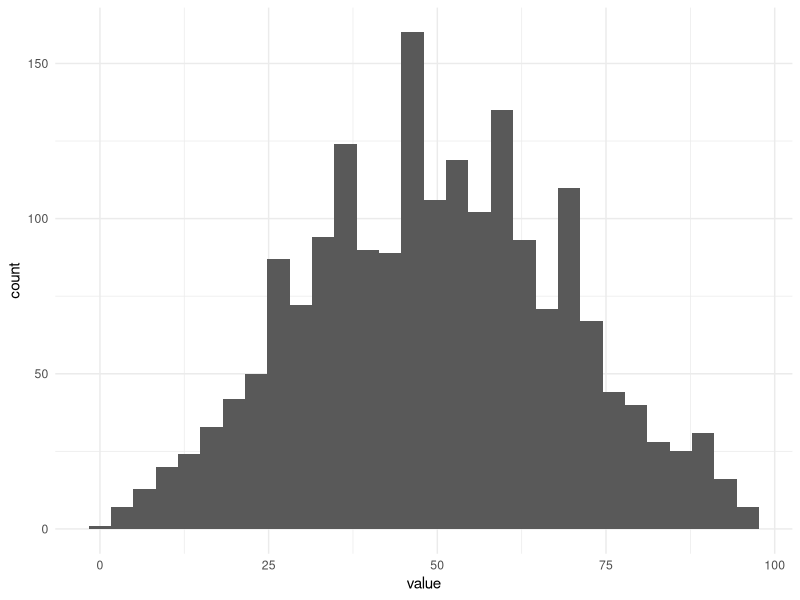
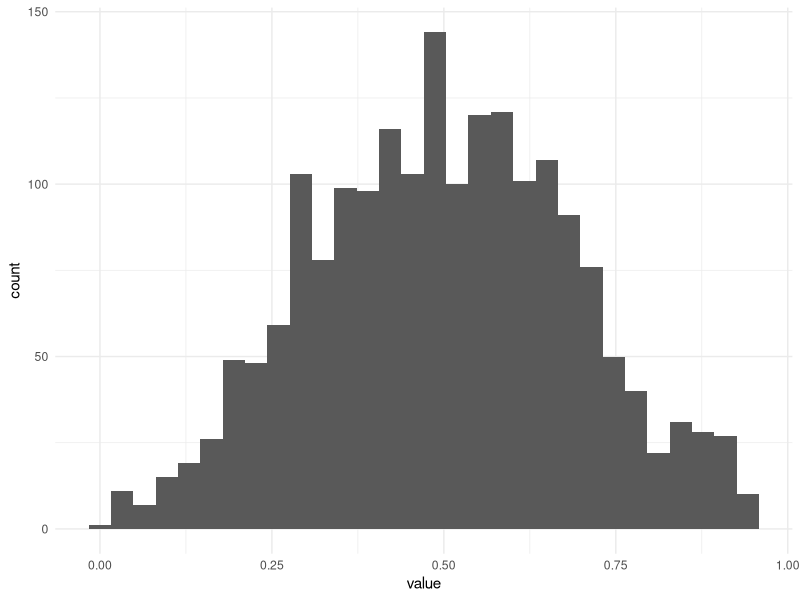
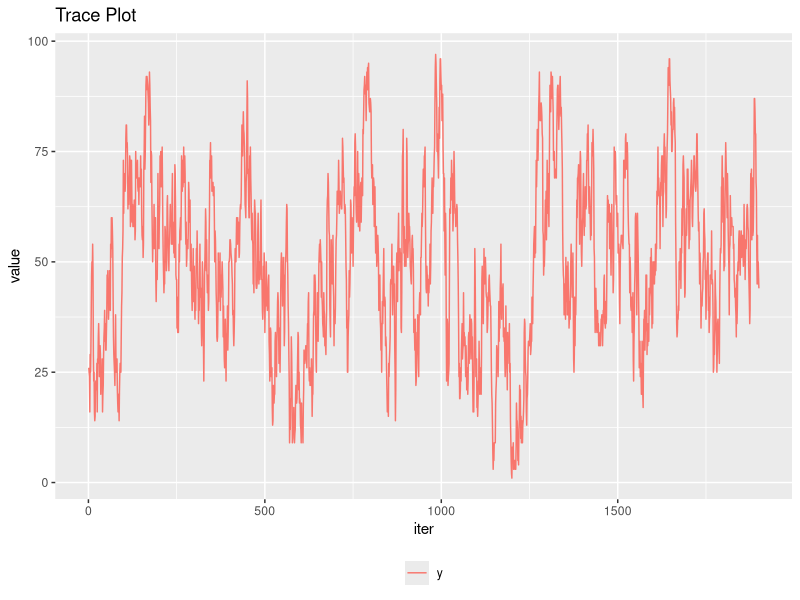
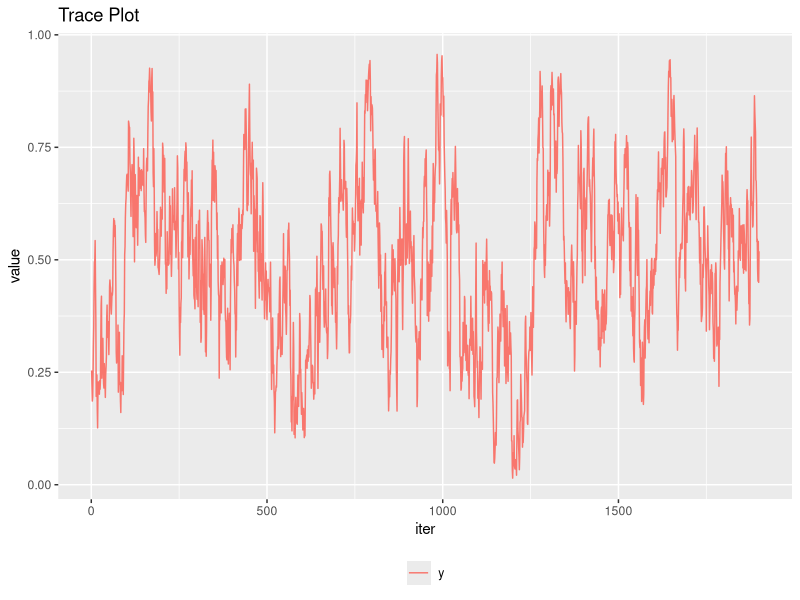
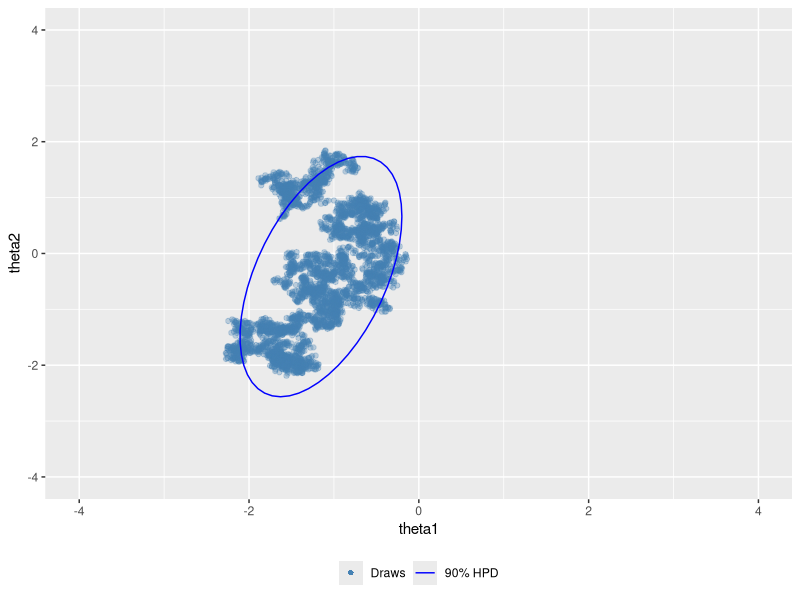
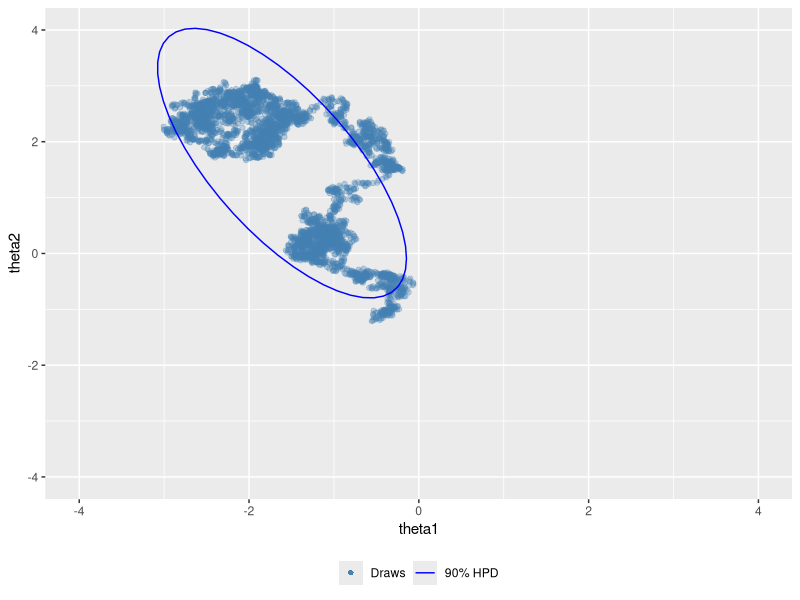
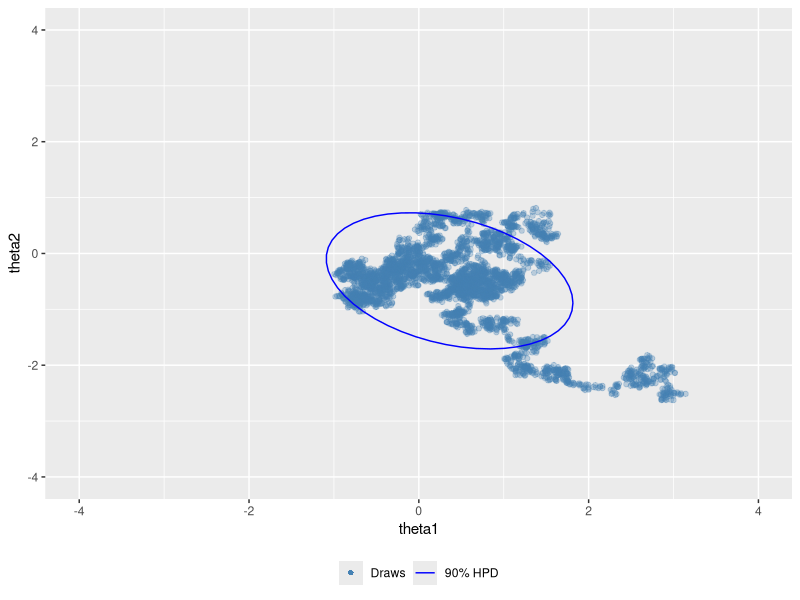
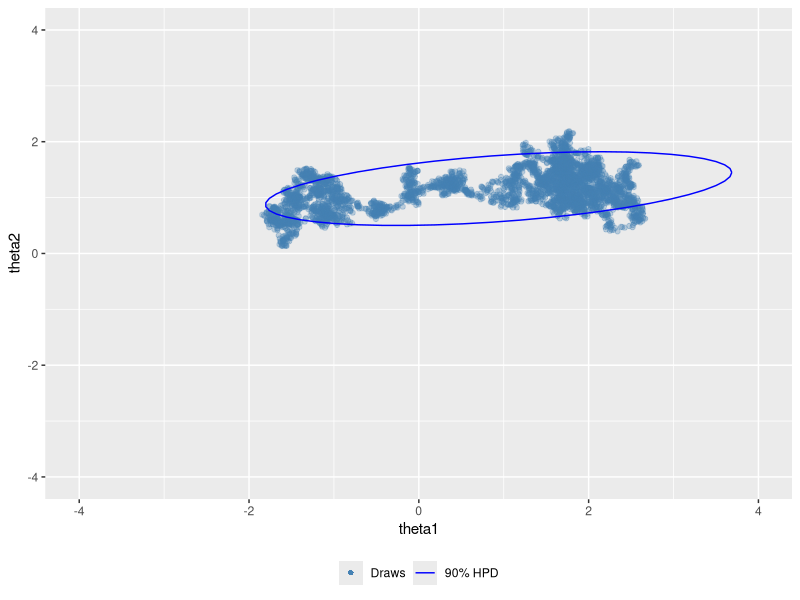

The R script that drew these images, in order:
# HW 5, Q1

rm(list = ls())

library(ggplot2)
library(MASS)
library(tidyverse)
library(mvtnorm)

# Parameters of the bivariate normal distribution
y1 = 0
y2 = 0
rho = 0.8
S = diag(2)
S[1,2] = rho
S[2,1] = rho

# Starting points
theta01 = -200
theta02 = 200

# Number of iterations
M = 5000

# We will have M draws of theta_1 and M draws of theta_2
# Set up placeholder matrix for the draws, with the first row as the starting point
draws = matrix(rep(0,2*M), ncol = 2)
draws[1,] = c(theta01, theta02)

# Loop to perform Gibbs Sampling
# Sample theta_2 first and then sample theta_1
for (t in 2:M){
  draws[t,2] = rnorm(1, mean=y2+rho*(draws[t-1,1]-y1),sd = sqrt(1-rho^2))
  draws[t,1] = rnorm(1, mean=y1+rho*(draws[t,2]-y2), sd = sqrt(1-rho^2))
  }

# First 100 draws
draws[1:100]

# On the 13th draw, theta1 and theta2 are within one sd of the mean of 0

################################################################################

#### HW5, Q2c
# Parameters of the beta posterior distribution
alpha = 2
beta = 2
n = 100

# Starting points
y1 = 1
theta01 = .5

# Number of iterations
M = 2000

# We will have M draws of y and theta
# Set up placeholder vector for the draws, with the first value as the starting point
ydraws = c(y1, rep(0,M-1))
thetadraws = c(theta01, rep(0,M-1))

# Loop to perform Gibbs Sampling
# Sample y first and then sample theta
for (i in 2:M){
  ydraws[i] = rbinom(1, size = n, prob = thetadraws[i-1])
  thetadraws[i] = rbeta(1, alpha + ydraws[i], beta + n - ydraws[i])
}
# examine draws
ydraws[1:100]
thetadraws[1:100]
# definitely need a burn-in

#### HW5, Q2d
burnin = 100

# create dfs for visualization and remove the burnin
ydrawsdf <- as_tibble(ydraws[-(1:burnin)])
thetadrawsdf <- as_tibble(thetadraws[-(1:burnin)])

# histogram of y draws minus the burn in 
ggplot(data = ydrawsdf,
       aes(x = value)) +
       geom_histogram() +
       theme_minimal()

# now theta
ggplot(data = thetadrawsdf,
       aes(x = value)) +
       geom_histogram() +
       theme_minimal()

# medians
median(ydraws[-(1:burnin)])
# 50
median(thetadraws[-(1:burnin)])
# 0.4988145

#### HW5, Q2e

# y trace plot
sb <- M-burnin
tracedatay = cbind.data.frame(rep(1:sb,times=1),c(ydrawsdf))
tracedatay$group=c(rep("y",sb))
colnames(tracedatay)=c("iter","value","group")

traceploty = ggplot(data = tracedatay) +
  geom_line(aes(iter, value, color = group)) +
  labs(title = 'Trace Plot') +
  scale_color_discrete(labels = c('y')) +
  theme(legend.position = 'bottom', legend.title = element_blank())

traceploty 

# theta trace plot
tracedatatheta = cbind.data.frame(rep(1:sb,times=1),c(thetadrawsdf))
tracedatatheta$group=c(rep("theta",sb))
colnames(tracedatatheta)=c("iter","value","group")

traceplottheta = ggplot(data = tracedatatheta) +
  geom_line(aes(iter, value, color = group)) +
  labs(title = 'Trace Plot') +
  scale_color_discrete(labels = c('y')) +
  theme(legend.position = 'bottom', legend.title = element_blank())

traceplottheta

################################################################################

#### HW5 Q3

# parameters
alpha = 2
beta = 2
lam = 5
# Starting points
y1 = 1
theta01 = .5
n1 = 10

# Number of iterations
M = 10000
burnin = 1000

# We will have M draws of y and theta and n
# Set up placeholder vector for the draws, with the first value as the starting point
ydraws = c(y1, rep(0,M-1))
thetadraws = c(theta01, rep(0,M-1))
ndraws = c(n1, rep(0,M-1))

# Loop to perform Gibbs Sampling
# Sample y first and then sample theta then n
for (i in 2:M){
  ydraws[i] = rbinom(1, size = n, prob = thetadraws[i-1])
  thetadraws[i] = rbeta(1, alpha + ydraws[i], beta + n - ydraws[i])
  ndraws[i] = rpois(1, lambda = lam*(1-thetadraws[i]))
}

# medians
median(ydraws[-(1:burnin)])
# 59
median(thetadraws[-(1:burnin)])
# 0.5934336
median(ndraws[-(1:burnin)])
# 2

################################################################################

#### HW5 Q4
# Parameters of the bivariate normal target distribution
y1 = 0
y2 = 0
S = diag(2)

scale = sqrt(0.001)
prop_sigma = (scale)^2*diag(2)

# Starting points
theta01 = -2.5
theta02 = 2.5

# Four chains
theta0 = c(c(-2.5,-2.5),c(-2.5,2.5),c(2.5,-2.5),c(2.5,2.5))

# Number of iterations
M = 5000

# We will have M draws of theta_1 and M draws of theta_2
# Set up placeholder matrix for the draws, with the first row as the starting point across four chains
draws = matrix(rep(0,8*M), ncol = 8)
draws[1,] = theta0

# Simple loop to perform Metropolis algorithm across four chains 
for (t in 2:M){
  prop1 = mvrnorm(1, mu = draws[t-1,1:2], Sigma=prop_sigma)
  u = runif(1, min = 0, max = 1)
  r = dmvnorm(x = prop1, mean = c(0,0), sigma = S)/dmvnorm(x = draws[t-1,1:2], mean = c(0,0), sigma = S)
  
  if(u<min(r,1)){
    draws[t,1:2] = prop1
  } else{ 
    draws[t,1:2] = draws[t-1,1:2]
  }
  
  prop2 = mvrnorm(1, mu = draws[t-1,3:4], Sigma=prop_sigma)
  u = runif(1, min = 0, max = 1)
  r = dmvnorm(x = prop2, mean = c(0,0), sigma = S)/dmvnorm(x = draws[t-1,3:4], mean = c(0,0), sigma = S)
  
  if(u<min(r,1)){
    draws[t,3:4] = prop2
  } else{ 
    draws[t,3:4] = draws[t-1,3:4]
  }
  
  prop3 = mvrnorm(1, mu = draws[t-1,5:6], Sigma=prop_sigma)
  u = runif(1, min = 0, max = 1)
  r = dmvnorm(x = prop3, mean = c(0,0), sigma = S)/dmvnorm(x = draws[t-1,5:6], mean = c(0,0), sigma = S)
  
  if(u<min(r,1)){
    draws[t,5:6] = prop3
  } else{ 
    draws[t,5:6] = draws[t-1,5:6]
  }
  
  prop4 = mvrnorm(1, mu = draws[t-1,7:8], Sigma=prop_sigma)
  u = runif(1, min = 0, max = 1)
  r = dmvnorm(x = prop4, mean = c(0,0), sigma = S)/dmvnorm(x = draws[t-1,7:8], mean = c(0,0), sigma = S)
  
  if(u<min(r,1)){
    draws[t,7:8] = prop4
  } else{ 
    draws[t,7:8] = draws[t-1,7:8]
  }
  
}    

burnin = 500
dfs=data.frame(th1=draws[(burnin+1):M,1],th2=draws[(burnin+1):M,2],th3=draws[(burnin+1):M,3],th4=draws[(burnin+1):M,4],th5=draws[(burnin+1):M,5],th6=draws[(burnin+1):M,6],th7=draws[(burnin+1):M,7],th8=draws[(burnin+1):M,8])

# Plot of M draws after burn-in of 500, Chain 1
labs2 <- c('Draws', '90% HPD')
c1 = ggplot() +
  geom_point(data = dfs,
             aes(th1, th2, color = '1'), alpha = 0.3) +
  stat_ellipse(data = dfs, aes(x = th1, y = th2, color = '2'), level = 0.9) +
  coord_cartesian(xlim = c(-4, 4), ylim = c(-4, 4)) +
  labs(x = 'theta1', y = 'theta2') +
  scale_color_manual(values = c('steelblue', 'blue'), labels = labs2) +
  guides(color = guide_legend(override.aes = list(
    shape = c(16, NA), linetype = c(0, 1), alpha = c(1, 1)))) +
  theme(legend.position = 'bottom', legend.title = element_blank())

c2 = ggplot() +
  geom_point(data = dfs,
             aes(th3, th4, color = '1'), alpha = 0.3) +
  stat_ellipse(data = dfs, aes(x = th3, y = th4, color = '2'), level = 0.9) +
  coord_cartesian(xlim = c(-4, 4), ylim = c(-4, 4)) +
  labs(x = 'theta1', y = 'theta2') +
  scale_color_manual(values = c('steelblue', 'blue'), labels = labs2) +
  guides(color = guide_legend(override.aes = list(
    shape = c(16, NA), linetype = c(0, 1), alpha = c(1, 1)))) +
  theme(legend.position = 'bottom', legend.title = element_blank())

c3 = ggplot() +
  geom_point(data = dfs,
             aes(th5, th6, color = '1'), alpha = 0.3) +
  stat_ellipse(data = dfs, aes(x = th5, y = th6, color = '2'), level = 0.9) +
  coord_cartesian(xlim = c(-4, 4), ylim = c(-4, 4)) +
  labs(x = 'theta1', y = 'theta2') +
  scale_color_manual(values = c('steelblue', 'blue'), labels = labs2) +
  guides(color = guide_legend(override.aes = list(
    shape = c(16, NA), linetype = c(0, 1), alpha = c(1, 1)))) +
  theme(legend.position = 'bottom', legend.title = element_blank())

c4 = ggplot() +
  geom_point(data = dfs,
             aes(th7, th8, color = '1'), alpha = 0.3) +
  stat_ellipse(data = dfs, aes(x = th7, y = th8, color = '2'), level = 0.9) +
  coord_cartesian(xlim = c(-4, 4), ylim = c(-4, 4)) +
  labs(x = 'theta1', y = 'theta2') +
  scale_color_manual(values = c('steelblue', 'blue'), labels = labs2) +
  guides(color = guide_legend(override.aes = list(
    shape = c(16, NA), linetype = c(0, 1), alpha = c(1, 1)))) +
  theme(legend.position = 'bottom', legend.title = element_blank())

c1
c2
c3
c4

# Trace plots: 4 chains per coefficients
sb <- M-burnin

tracedata_theta1=cbind.data.frame(rep(1:sb,times=2),c(dfs[,1],dfs[,3],dfs[,5],dfs[,7]))
tracedata_theta1$group=c(rep("th1_1",sb),rep("th1_2",sb),rep("th1_3",sb),rep("th1_4",sb))
colnames(tracedata_theta1)=c("iter","theta1","group")

tracedata_theta2=cbind.data.frame(rep(1:sb,times=2),c(dfs[,2],dfs[,4],dfs[,6],dfs[,8]))
tracedata_theta2$group=c(rep("th2_1",sb),rep("th2_2",sb),rep("th2_3",sb),rep("th2_4",sb))
colnames(tracedata_theta2)=c("iter","theta2","group")

traceplot_theta1 = ggplot(data = tracedata_theta1) +
  geom_line(aes(iter, theta1, color = group)) +
  labs(title = 'Trace Plot') +
  scale_color_discrete(labels = c('Chain1','Chain2','Chain3','Chain4')) +
  theme(legend.position = 'bottom', legend.title = element_blank())

traceplot_theta2 = ggplot(data = tracedata_theta2) +
  geom_line(aes(iter, theta2, color = group)) +
  labs(title = 'Trace Plot') +
  scale_color_discrete(labels = c('Chain1','Chain2','Chain3','Chain4')) +
  theme(legend.position = 'bottom', legend.title = element_blank())

# Show trace plots  
traceplot_theta1
traceplot_theta2

# for distribution i, there are very small jumps and the acceptance rate is high
# for theta 1 and theta 2.

# now re-do for scale = 10
scale = 10
prop_sigma = (scale)^2*diag(2)

# Starting points
theta01 = -2.5
theta02 = 2.5

# Four chains
theta0 = c(c(-2.5,-2.5),c(-2.5,2.5),c(2.5,-2.5),c(2.5,2.5))

# Number of iterations
M = 5000

# We will have M draws of theta_1 and M draws of theta_2
# Set up placeholder matrix for the draws, with the first row as the starting point across four chains
draws = matrix(rep(0,8*M), ncol = 8)
draws[1,] = theta0

# Simple loop to perform Metropolis algorithm across four chains 
for (t in 2:M){
  prop1 = mvrnorm(1, mu = draws[t-1,1:2], Sigma=prop_sigma)
  u = runif(1, min = 0, max = 1)
  r = dmvnorm(x = prop1, mean = c(0,0), sigma = S)/dmvnorm(x = draws[t-1,1:2], mean = c(0,0), sigma = S)
  
  if(u<min(r,1)){
    draws[t,1:2] = prop1
  } else{ 
    draws[t,1:2] = draws[t-1,1:2]
  }
  
  prop2 = mvrnorm(1, mu = draws[t-1,3:4], Sigma=prop_sigma)
  u = runif(1, min = 0, max = 1)
  r = dmvnorm(x = prop2, mean = c(0,0), sigma = S)/dmvnorm(x = draws[t-1,3:4], mean = c(0,0), sigma = S)
  
  if(u<min(r,1)){
    draws[t,3:4] = prop2
  } else{ 
    draws[t,3:4] = draws[t-1,3:4]
  }
  
  prop3 = mvrnorm(1, mu = draws[t-1,5:6], Sigma=prop_sigma)
  u = runif(1, min = 0, max = 1)
  r = dmvnorm(x = prop3, mean = c(0,0), sigma = S)/dmvnorm(x = draws[t-1,5:6], mean = c(0,0), sigma = S)
  
  if(u<min(r,1)){
    draws[t,5:6] = prop3
  } else{ 
    draws[t,5:6] = draws[t-1,5:6]
  }
  
  prop4 = mvrnorm(1, mu = draws[t-1,7:8], Sigma=prop_sigma)
  u = runif(1, min = 0, max = 1)
  r = dmvnorm(x = prop4, mean = c(0,0), sigma = S)/dmvnorm(x = draws[t-1,7:8], mean = c(0,0), sigma = S)
  
  if(u<min(r,1)){
    draws[t,7:8] = prop4
  } else{ 
    draws[t,7:8] = draws[t-1,7:8]
  }
  
}    

burnin = 500
dfs=data.frame(th1=draws[(burnin+1):M,1],th2=draws[(burnin+1):M,2],th3=draws[(burnin+1):M,3],th4=draws[(burnin+1):M,4],th5=draws[(burnin+1):M,5],th6=draws[(burnin+1):M,6],th7=draws[(burnin+1):M,7],th8=draws[(burnin+1):M,8])

# Plot of M draws after burn-in of 500, Chain 1
labs2 <- c('Draws', '90% HPD')
c1 = ggplot() +
  geom_point(data = dfs,
             aes(th1, th2, color = '1'), alpha = 0.3) +
  stat_ellipse(data = dfs, aes(x = th1, y = th2, color = '2'), level = 0.9) +
  coord_cartesian(xlim = c(-4, 4), ylim = c(-4, 4)) +
  labs(x = 'theta1', y = 'theta2') +
  scale_color_manual(values = c('steelblue', 'blue'), labels = labs2) +
  guides(color = guide_legend(override.aes = list(
    shape = c(16, NA), linetype = c(0, 1), alpha = c(1, 1)))) +
  theme(legend.position = 'bottom', legend.title = element_blank())

c2 = ggplot() +
  geom_point(data = dfs,
             aes(th3, th4, color = '1'), alpha = 0.3) +
  stat_ellipse(data = dfs, aes(x = th3, y = th4, color = '2'), level = 0.9) +
  coord_cartesian(xlim = c(-4, 4), ylim = c(-4, 4)) +
  labs(x = 'theta1', y = 'theta2') +
  scale_color_manual(values = c('steelblue', 'blue'), labels = labs2) +
  guides(color = guide_legend(override.aes = list(
    shape = c(16, NA), linetype = c(0, 1), alpha = c(1, 1)))) +
  theme(legend.position = 'bottom', legend.title = element_blank())

c3 = ggplot() +
  geom_point(data = dfs,
             aes(th5, th6, color = '1'), alpha = 0.3) +
  stat_ellipse(data = dfs, aes(x = th5, y = th6, color = '2'), level = 0.9) +
  coord_cartesian(xlim = c(-4, 4), ylim = c(-4, 4)) +
  labs(x = 'theta1', y = 'theta2') +
  scale_color_manual(values = c('steelblue', 'blue'), labels = labs2) +
  guides(color = guide_legend(override.aes = list(
    shape = c(16, NA), linetype = c(0, 1), alpha = c(1, 1)))) +
  theme(legend.position = 'bottom', legend.title = element_blank())

c4 = ggplot() +
  geom_point(data = dfs,
             aes(th7, th8, color = '1'), alpha = 0.3) +
  stat_ellipse(data = dfs, aes(x = th7, y = th8, color = '2'), level = 0.9) +
  coord_cartesian(xlim = c(-4, 4), ylim = c(-4, 4)) +
  labs(x = 'theta1', y = 'theta2') +
  scale_color_manual(values = c('steelblue', 'blue'), labels = labs2) +
  guides(color = guide_legend(override.aes = list(
    shape = c(16, NA), linetype = c(0, 1), alpha = c(1, 1)))) +
  theme(legend.position = 'bottom', legend.title = element_blank())

c1
c2
c3
c4

# Trace plots: 4 chains per coefficients
sb <- M-burnin

tracedata_theta1=cbind.data.frame(rep(1:sb,times=2),c(dfs[,1],dfs[,3],dfs[,5],dfs[,7]))
tracedata_theta1$group=c(rep("th1_1",sb),rep("th1_2",sb),rep("th1_3",sb),rep("th1_4",sb))
colnames(tracedata_theta1)=c("iter","theta1","group")

tracedata_theta2=cbind.data.frame(rep(1:sb,times=2),c(dfs[,2],dfs[,4],dfs[,6],dfs[,8]))
tracedata_theta2$group=c(rep("th2_1",sb),rep("th2_2",sb),rep("th2_3",sb),rep("th2_4",sb))
colnames(tracedata_theta2)=c("iter","theta2","group")

traceplot_theta1 = ggplot(data = tracedata_theta1) +
  geom_line(aes(iter, theta1, color = group)) +
  labs(title = 'Trace Plot') +
  scale_color_discrete(labels = c('Chain1','Chain2','Chain3','Chain4')) +
  theme(legend.position = 'bottom', legend.title = element_blank())

traceplot_theta2 = ggplot(data = tracedata_theta2) +
  geom_line(aes(iter, theta2, color = group)) +
  labs(title = 'Trace Plot') +
  scale_color_discrete(labels = c('Chain1','Chain2','Chain3','Chain4')) +
  theme(legend.position = 'bottom', legend.title = element_blank())

# Show trace plots  
traceplot_theta1
traceplot_theta2

# for distribution i, the jumps are very small and the acceptance rate is high
# for distribution ii, the jumps are very large and the acceptance rate is low

